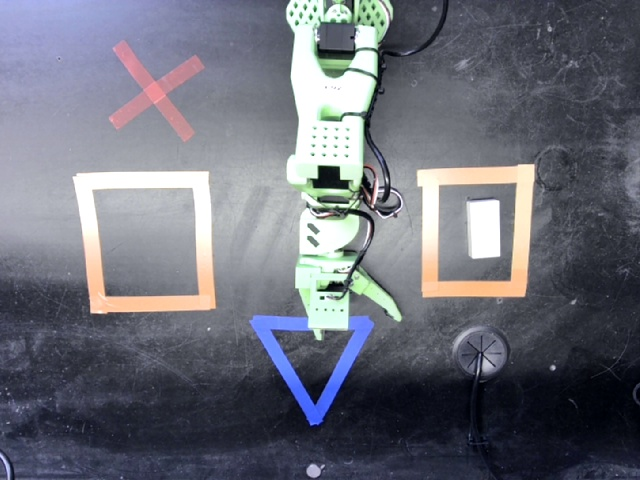
#> input picture debug_step0_base_0_rgb.jpg, 640 x 480 px; its folder holds only this picture in this run
$ python visualize_crop.py
#> lines starting #> are read from the running program, lines starting #| are printed output that depends on the picture; after the words box and inside, x2 and y2 are one past the last pixel; in counts of white or black regions, pixels touching at a corner belong together
#> in main, img is the input picture: shape (480, 640, 3); mean B, G, R 120.3, 109.7, 107.5
#!/usr/bin/env python3
"""
Visualize what the 84x84 center crop looks like on camera images.
This shows exactly what visual information the diffusion policy receives.
"""

import cv2
import numpy as np
from pathlib import Path

def draw_crop_region(img, crop_h=84, crop_w=84):
    """Draw the center crop region on the image."""
#> called with crop_h = 84, crop_w = 84
    h, w = img.shape[:2]
#> h = 480; w = 640
    start_h = (h - crop_h) // 2
#> start_h = 198
    start_w = (w - crop_w) // 2
#> start_w = 278

    # Draw rectangle showing crop region
    img_with_box = img.copy()
    cv2.rectangle(img_with_box,
                  (start_w, start_h),
                  (start_w + crop_w, start_h + crop_h),
                  (0, 255, 0), 2)
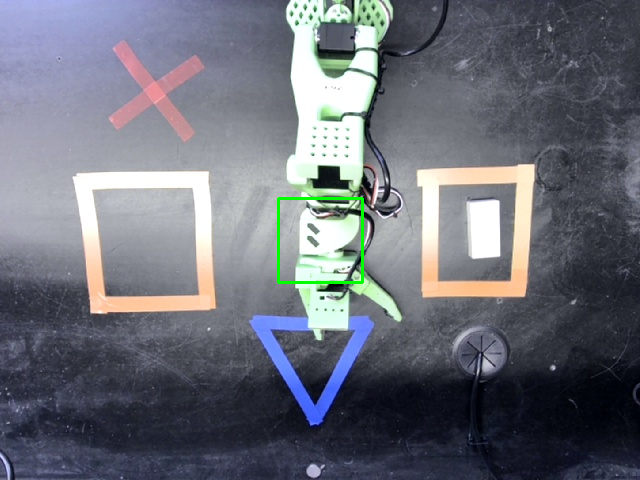
#> img_with_box: shape (480, 640, 3); 0.33% of pixels changed, all inside (x1, y1, x2, y2) = (277, 197, 364, 284)

    # Extract the crop
    crop = img[start_h:start_h + crop_h, start_w:start_w + crop_w]
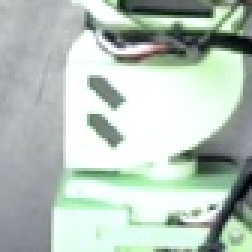
#> crop: shape (84, 84, 3) (shown 3 times larger); mean B, G, R 188, 196.5, 183.1

    return img_with_box, crop

def main():
    # Check for debug images from inference
    debug_files = list(Path(".").glob("debug_step*_*.jpg"))

    if debug_files:
        print(f"Found {len(debug_files)} debug images from inference")
        for f in sorted(debug_files):
            img = cv2.imread(str(f))
            if img is not None:
                img_with_box, crop = draw_crop_region(img)

                # Save visualization
                base_name = f.stem
                cv2.imwrite(f"{base_name}_with_crop_box.jpg", img_with_box)
                cv2.imwrite(f"{base_name}_cropped_84x84.jpg", crop)
                print(f"  {f.name} -> {base_name}_with_crop_box.jpg, {base_name}_cropped_84x84.jpg")
    else:
        print("No debug images found. Run inference first, or testing with cameras...")

        # Try to capture from cameras
        import json
        config_path = Path("config.json")
        if config_path.exists():
            with open(config_path) as f:
                config = json.load(f)

            print("\nCapturing from cameras...")
            for cam_name, cam_cfg in config["cameras"].items():
                cap = cv2.VideoCapture(cam_cfg["index_or_path"])
                cap.set(cv2.CAP_PROP_FRAME_WIDTH, cam_cfg["width"])
                cap.set(cv2.CAP_PROP_FRAME_HEIGHT, cam_cfg["height"])

                ret, frame = cap.read()
                if ret:
                    img_with_box, crop = draw_crop_region(frame)
                    cv2.imwrite(f"camera_{cam_name}_full.jpg", frame)
                    cv2.imwrite(f"camera_{cam_name}_with_crop_box.jpg", img_with_box)
                    cv2.imwrite(f"camera_{cam_name}_cropped_84x84.jpg", crop)
                    print(f"  {cam_name}: saved full, with_crop_box, and cropped_84x84")
                else:
                    print(f"  {cam_name}: failed to capture")
                cap.release()

    print("\nDone! Check the generated images to see:")
    print("  - Green box shows what region gets cropped")
    print("  - *_cropped_84x84.jpg shows exactly what the model sees")
    print("\nIs the block visible in the 84x84 crop?")

if __name__ == "__main__":
    main()

$ run again, on debug_step0_left_wrist_0_rgb.jpg
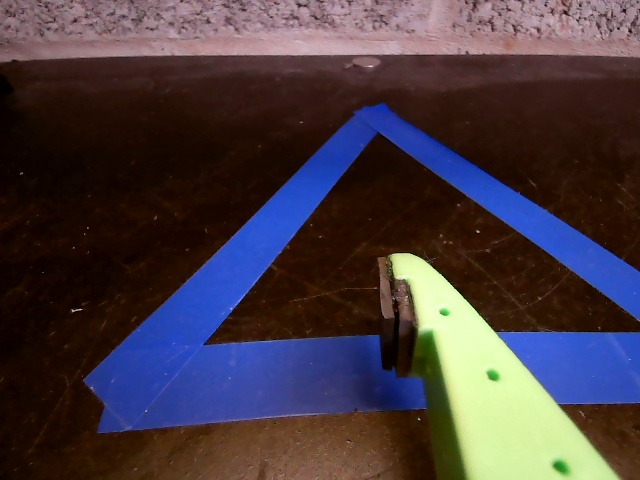
#> input picture debug_step0_left_wrist_0_rgb.jpg, 640 x 480 px
#> in main, img is the input picture: shape (480, 640, 3); mean B, G, R 65.2, 58.1, 69.6
#> in draw_crop_region, `cv2.rectangle(img_with_box, (start_w, start_h), (start_w + crop_w, sta..`:
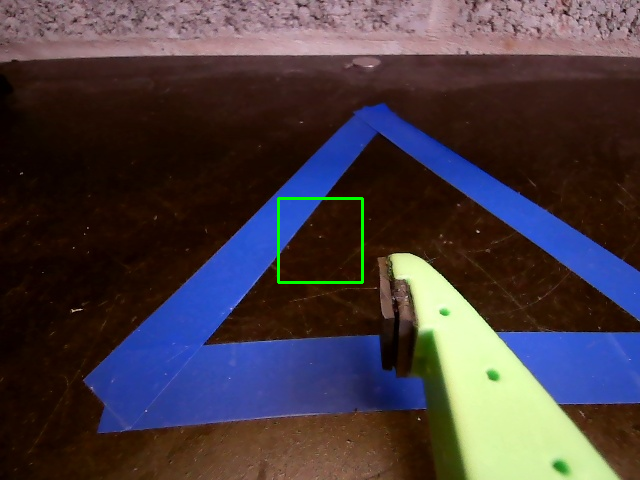
#> img_with_box: shape (480, 640, 3); 0.33% of pixels changed, all inside (x1, y1, x2, y2) = (277, 197, 364, 284)
#> in draw_crop_region, `crop = img[start_h:start_h + crop_h, start_w:start_w + crop_w]`:
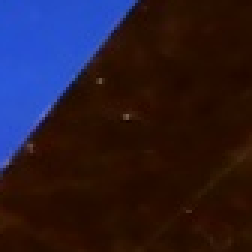
#> crop: shape (84, 84, 3) (shown 3 times larger); mean B, G, R 40.3, 27.4, 40.5

$ run again, on debug_step0_left_wrist_0_rgb_original.jpg
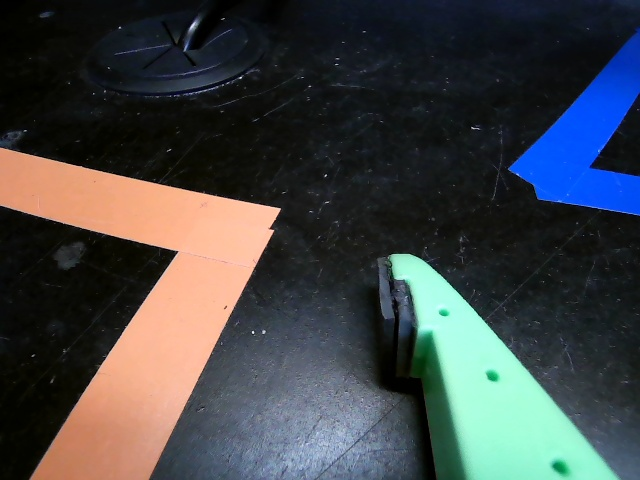
#> input picture debug_step0_left_wrist_0_rgb_original.jpg, 640 x 480 px
#> in main, img is the input picture: shape (480, 640, 3); mean B, G, R 69.7, 67.8, 64.1
#> in draw_crop_region, `cv2.rectangle(img_with_box, (start_w, start_h), (start_w + crop_w, sta..`:
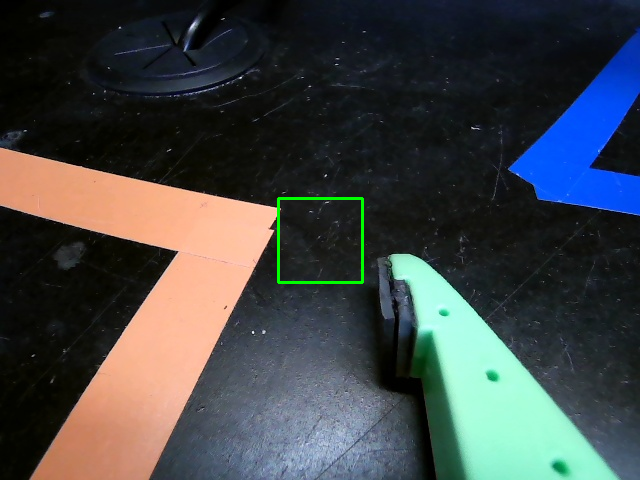
#> img_with_box: shape (480, 640, 3); 0.33% of pixels changed, all inside (x1, y1, x2, y2) = (277, 197, 364, 284)
#> in draw_crop_region, `crop = img[start_h:start_h + crop_h, start_w:start_w + crop_w]`:
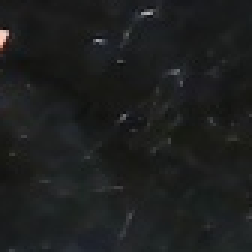
#> crop: shape (84, 84, 3) (shown 3 times larger); mean B, G, R 30.7, 31, 29.3
